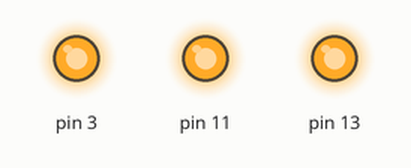
This sketch was run on a simulated Arduino Uno, built with avr-gcc and run on an emulated ATmega328P. Shown: output pins drawn as LEDs (lit = HIGH).

Above: at 0.1 s.
Timing chart, 0 to 1.6 s (numbered marks = the images above):
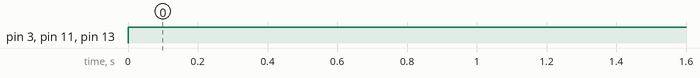

The sketch:

motTest.ino
```cpp
#include <motors.h>

void setup() {
//initmot(PWM_D,DIR_D,PWM_E,DIR_E);
//              (PWM_B,DIR_B,PWM_A,DIR_A);
  initmot(11,13,3,12);
}

void loop() {
  mDir(255, front);
  mEsq(255, front);
}
```

Measured:
- by itself, pin 3, pin 11, pin 13: LOW → HIGH at 0.00 s
